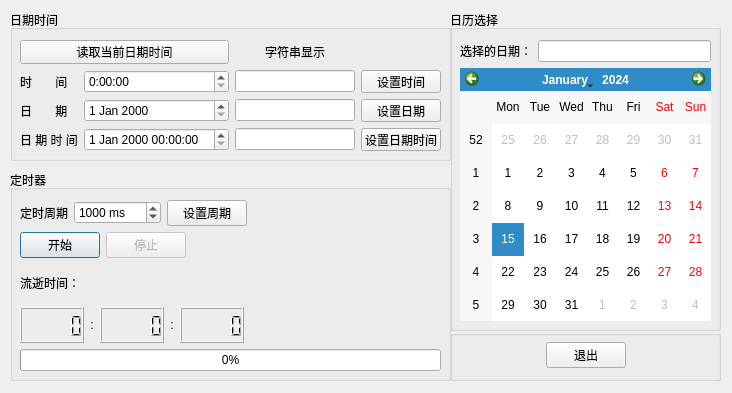
<?xml version="1.0" encoding="UTF-8"?>
<ui version="4.0">
 <class>Widget</class>
 <widget class="QWidget" name="Widget">
  <property name="geometry">
   <rect>
    <x>0</x>
    <y>0</y>
    <width>732</width>
    <height>393</height>
   </rect>
  </property>
  <property name="windowTitle">
   <string>日期时间定时器</string>
  </property>
  <widget class="QGroupBox" name="groupBox">
   <property name="geometry">
    <rect>
     <x>10</x>
     <y>10</y>
     <width>441</width>
     <height>151</height>
    </rect>
   </property>
   <property name="title">
    <string>日期时间</string>
   </property>
   <widget class="QWidget" name="layoutWidget">
    <property name="geometry">
     <rect>
      <x>10</x>
      <y>30</y>
      <width>421</width>
      <height>111</height>
     </rect>
    </property>
    <layout class="QGridLayout" name="gridLayout">
     <item row="0" column="0" colspan="2">
      <widget class="QPushButton" name="btnGetTime">
       <property name="text">
        <string>读取当前日期时间</string>
       </property>
      </widget>
     </item>
     <item row="0" column="2">
      <widget class="QLabel" name="label">
       <property name="text">
        <string>字符串显示</string>
       </property>
       <property name="alignment">
        <set>Qt::AlignCenter</set>
       </property>
      </widget>
     </item>
     <item row="1" column="0">
      <widget class="QLabel" name="label_2">
       <property name="text">
        <string>时       间</string>
       </property>
       <property name="alignment">
        <set>Qt::AlignLeading|Qt::AlignLeft|Qt::AlignVCenter</set>
       </property>
      </widget>
     </item>
     <item row="1" column="1">
      <widget class="QTimeEdit" name="timeEdit">
       <property name="displayFormat">
        <string>H:mm:ss</string>
       </property>
      </widget>
     </item>
     <item row="1" column="2">
      <widget class="QLineEdit" name="lineTime"/>
     </item>
     <item row="1" column="3">
      <widget class="QPushButton" name="btnSetTime">
       <property name="text">
        <string>设置时间</string>
       </property>
      </widget>
     </item>
     <item row="2" column="0">
      <widget class="QLabel" name="label_3">
       <property name="text">
        <string>日       期</string>
       </property>
      </widget>
     </item>
     <item row="2" column="1">
      <widget class="QDateEdit" name="dateEdit"/>
     </item>
     <item row="2" column="2">
      <widget class="QLineEdit" name="lineDate"/>
     </item>
     <item row="2" column="3">
      <widget class="QPushButton" name="btnSetDate">
       <property name="text">
        <string>设置日期</string>
       </property>
      </widget>
     </item>
     <item row="3" column="0">
      <widget class="QLabel" name="label_4">
       <property name="text">
        <string>日 期 时 间</string>
       </property>
      </widget>
     </item>
     <item row="3" column="1">
      <widget class="QDateTimeEdit" name="dateTimeEdit"/>
     </item>
     <item row="3" column="2">
      <widget class="QLineEdit" name="lineDateTime"/>
     </item>
     <item row="3" column="3">
      <widget class="QPushButton" name="btnSetDateTime">
       <property name="text">
        <string>设置日期时间</string>
       </property>
      </widget>
     </item>
    </layout>
   </widget>
  </widget>
  <widget class="QGroupBox" name="groupBox_2">
   <property name="geometry">
    <rect>
     <x>10</x>
     <y>170</y>
     <width>441</width>
     <height>211</height>
    </rect>
   </property>
   <property name="title">
    <string>定时器</string>
   </property>
   <widget class="QWidget" name="layoutWidget">
    <property name="geometry">
     <rect>
      <x>10</x>
      <y>30</y>
      <width>421</width>
      <height>171</height>
     </rect>
    </property>
    <layout class="QGridLayout" name="gridLayout_2">
     <item row="0" column="0">
      <layout class="QHBoxLayout" name="horizontalLayout">
       <item>
        <widget class="QLabel" name="label_5">
         <property name="text">
          <string>定时周期</string>
         </property>
        </widget>
       </item>
       <item>
        <widget class="QSpinBox" name="spinInv">
         <property name="suffix">
          <string> ms</string>
         </property>
         <property name="minimum">
          <number>0</number>
         </property>
         <property name="maximum">
          <number>3600000</number>
         </property>
         <property name="value">
          <number>1000</number>
         </property>
        </widget>
       </item>
       <item>
        <widget class="QPushButton" name="btnSetIntv">
         <property name="text">
          <string>设置周期</string>
         </property>
        </widget>
       </item>
       <item>
        <spacer name="horizontalSpacer">
         <property name="orientation">
          <enum>Qt::Horizontal</enum>
         </property>
         <property name="sizeHint" stdset="0">
          <size>
           <width>13</width>
           <height>20</height>
          </size>
         </property>
        </spacer>
       </item>
      </layout>
     </item>
     <item row="1" column="0">
      <layout class="QHBoxLayout" name="horizontalLayout_2">
       <item>
        <widget class="QPushButton" name="btnStart">
         <property name="text">
          <string>开始</string>
         </property>
         <property name="default">
          <bool>true</bool>
         </property>
        </widget>
       </item>
       <item>
        <widget class="QPushButton" name="btnStop">
         <property name="enabled">
          <bool>false</bool>
         </property>
         <property name="text">
          <string>停止</string>
         </property>
        </widget>
       </item>
       <item>
        <spacer name="horizontalSpacer_3">
         <property name="orientation">
          <enum>Qt::Horizontal</enum>
         </property>
         <property name="sizeHint" stdset="0">
          <size>
           <width>13</width>
           <height>20</height>
          </size>
         </property>
        </spacer>
       </item>
      </layout>
     </item>
     <item row="2" column="0">
      <widget class="QLabel" name="labElaps">
       <property name="text">
        <string>流逝时间：</string>
       </property>
      </widget>
     </item>
     <item row="3" column="0">
      <layout class="QHBoxLayout" name="horizontalLayout_3">
       <item>
        <widget class="QLCDNumber" name="lcdHour"/>
       </item>
       <item>
        <widget class="QLabel" name="label_6">
         <property name="text">
          <string>:</string>
         </property>
         <property name="alignment">
          <set>Qt::AlignCenter</set>
         </property>
        </widget>
       </item>
       <item>
        <widget class="QLCDNumber" name="lcdMinute"/>
       </item>
       <item>
        <widget class="QLabel" name="label_7">
         <property name="text">
          <string>:</string>
         </property>
         <property name="alignment">
          <set>Qt::AlignCenter</set>
         </property>
        </widget>
       </item>
       <item>
        <widget class="QLCDNumber" name="lcdSecond"/>
       </item>
       <item>
        <spacer name="horizontalSpacer_2">
         <property name="orientation">
          <enum>Qt::Horizontal</enum>
         </property>
         <property name="sizeHint" stdset="0">
          <size>
           <width>13</width>
           <height>26</height>
          </size>
         </property>
        </spacer>
       </item>
      </layout>
     </item>
     <item row="4" column="0">
      <widget class="QProgressBar" name="progressBar">
       <property name="value">
        <number>0</number>
       </property>
      </widget>
     </item>
    </layout>
   </widget>
  </widget>
  <widget class="QGroupBox" name="groupBox_3">
   <property name="geometry">
    <rect>
     <x>450</x>
     <y>10</y>
     <width>271</width>
     <height>321</height>
    </rect>
   </property>
   <property name="title">
    <string>日历选择</string>
   </property>
   <widget class="QWidget" name="layoutWidget">
    <property name="geometry">
     <rect>
      <x>10</x>
      <y>30</y>
      <width>251</width>
      <height>281</height>
     </rect>
    </property>
    <layout class="QGridLayout" name="gridLayout_3">
     <item row="0" column="0">
      <widget class="QLabel" name="label_8">
       <property name="text">
        <string>选择的日期：</string>
       </property>
      </widget>
     </item>
     <item row="0" column="1">
      <widget class="QLineEdit" name="editCalendar">
       <property name="alignment">
        <set>Qt::AlignCenter</set>
       </property>
      </widget>
     </item>
     <item row="1" column="0" colspan="2">
      <widget class="QCalendarWidget" name="calendarWidget"/>
     </item>
    </layout>
   </widget>
  </widget>
  <widget class="QGroupBox" name="groupBox_4">
   <property name="geometry">
    <rect>
     <x>450</x>
     <y>330</y>
     <width>271</width>
     <height>51</height>
    </rect>
   </property>
   <property name="title">
    <string/>
   </property>
   <widget class="QWidget" name="layoutWidget">
    <property name="geometry">
     <rect>
      <x>10</x>
      <y>10</y>
      <width>251</width>
      <height>31</height>
     </rect>
    </property>
    <layout class="QHBoxLayout" name="horizontalLayout_5">
     <item>
      <spacer name="horizontalSpacer_4">
       <property name="orientation">
        <enum>Qt::Horizontal</enum>
       </property>
       <property name="sizeHint" stdset="0">
        <size>
         <width>40</width>
         <height>20</height>
        </size>
       </property>
      </spacer>
     </item>
     <item>
      <widget class="QPushButton" name="btnClose">
       <property name="text">
        <string>退出</string>
       </property>
      </widget>
     </item>
     <item>
      <spacer name="horizontalSpacer_5">
       <property name="orientation">
        <enum>Qt::Horizontal</enum>
       </property>
       <property name="sizeHint" stdset="0">
        <size>
         <width>40</width>
         <height>20</height>
        </size>
       </property>
      </spacer>
     </item>
    </layout>
   </widget>
  </widget>
 </widget>
 <resources/>
 <connections>
  <connection>
   <sender>btnClose</sender>
   <signal>clicked()</signal>
   <receiver>Widget</receiver>
   <slot>close()</slot>
   <hints>
    <hint type="sourcelabel">
     <x>585</x>
     <y>354</y>
    </hint>
    <hint type="destinationlabel">
     <x>399</x>
     <y>299</y>
    </hint>
   </hints>
  </connection>
 </connections>
</ui>
